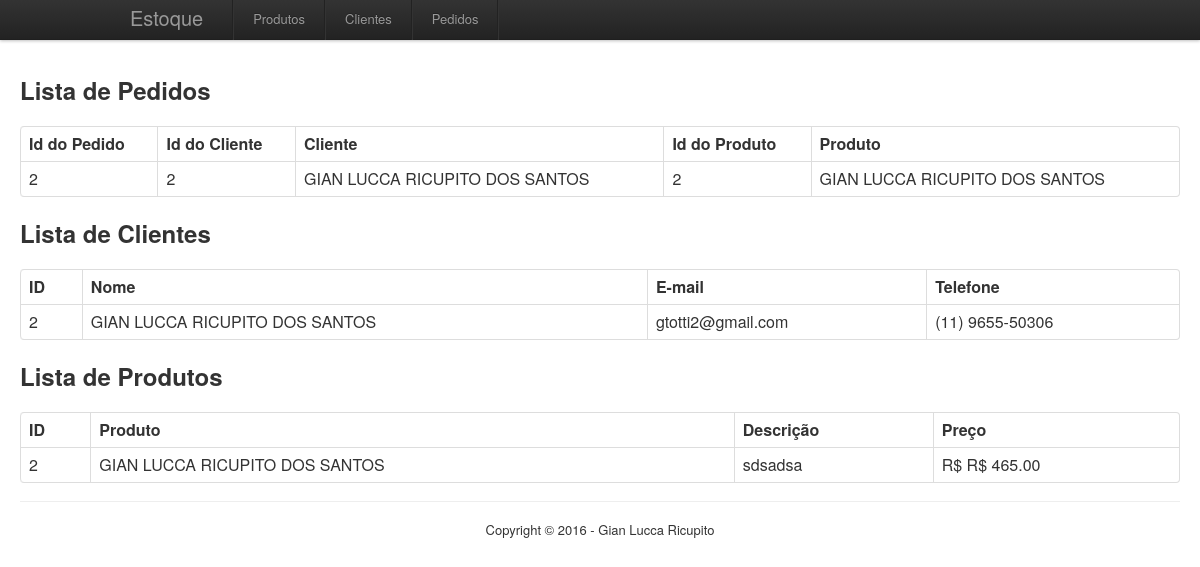
The page / on the database its author committed.
### tables this page shows
CREATE TABLE IF NOT EXISTS `pedido` (
  `id_pedido` int(50) NOT NULL,
  `id_produto` int(50) NOT NULL,
  `id_cliente` int(50) NOT NULL
);

CREATE TABLE IF NOT EXISTS `cliente` (
  `id` int(50) NOT NULL,
  `email_cliente` varchar(100) NOT NULL,
  `nome_cliente` varchar(100) NOT NULL,
  `telefone_cliente` text NOT NULL
);

CREATE TABLE IF NOT EXISTS `produto` (
  `id` int(50) NOT NULL,
  `nome_produto` varchar(100) NOT NULL,
  `descricao_produto` varchar(100) NOT NULL,
  `preco_produto` varchar(100) NOT NULL
);

### index.php (the view, shortened to what this page needs)
<?php
include "includes/header.php";
$lista_clientes = mysql_query("SELECT * FROM cliente ORDER BY id ASC");
$lista_pedidos = mysql_query("SELECT `pedido`.*, `produto`.`nome_produto`, `cliente`.`nome_cliente` FROM `pedido`
	LEFT JOIN `produto` ON `pedido`.`id_produto` = `produto`.`id`
    LEFT JOIN `cliente` ON `pedido`.`id_cliente` = `cliente`.`id`");
$lista_produtos = mysql_query("SELECT * FROM produto ORDER BY id ASC");
?>
	<body>
	<h2>Lista de Pedidos</h2><br>
	<table class="table table-bordered">
		<thead>
			<th>Id do Pedido</th>
			<th>Id do Cliente</th>
			<th>Cliente</th>
			<th>Id do Produto</th>
			<th>Produto</th>
		</thead>
		<tbody>
			<?php
				while($pedido = mysql_fetch_assoc($lista_pedidos)) {
			?>
			<tr>
				<td><?php echo $pedido['id_pedido']; ?></td>
				<td><?php echo $pedido['id_cliente']; ?></td>
				<td><?php echo $pedido['nome_cliente']; ?></td>
				<td><?php echo $pedido['id_produto']; ?></td>
				<td><?php echo $pedido['nome_produto']; ?></td>
			</tr>
			<?php }
			if ( $row_pedidos == 0 ){ echo "<tr><td colspan='6'>Nenhum pedido encontrado.</td></tr>"; } ?>
		</tbody>
	</table>
	<h2>Lista de Clientes</h2><br>
	<table class="table table-bordered">
		<thead>
			<th>ID</th>
			<th>Nome</th>
			<th>E-mail</th>
			<th>Telefone</th>
		</thead>
		<tbody>
			<?php
				while($cliente = mysql_fetch_assoc($lista_clientes)) {
			?>
			<tr>
				<td><?php echo $cliente['id']; ?></td>
				<td><?php echo $cliente['nome_cliente']; ?></td>
				<td><?php echo $cliente['email_cliente']; ?></td>
				<td><?php echo $cliente['telefone_cliente']; ?></td>
			</tr>
			<?php }
			if ( $row_clientes == 0 ){ echo "<tr><td colspan='5'>Nenhum cliente encontrado.</td></tr>"; } ?>
		</tbody>
	</table>
	<h2>Lista de Produtos</h2><br>
	<table class="table table-bordered">
	<thead>
		<th>ID</th>
		<th>Produto</th>
		<th>Descrição</th>
		<th>Preço</th>
	</thead>
	<tbody>
		<?php
			while($produtos = mysql_fetch_assoc($lista_produtos)) {
		?>
		<tr>
			<td><?php echo $produtos['id']; ?></td>
			<td><?php echo $produtos['nome_produto']; ?></td>
			<td><?php echo $produtos['descricao_produto']; ?></td>
			<td>R$ <?php echo $produtos['preco_produto']; ?></td>
		</tr>
		<?php }
		if ( $row_produtos == 0 ){ echo "<tr><td colspan='5'>Nenhum produto encontrado.</td></tr>"; } ?>
	</tbody>
</table>
	</body>
<?php
include "includes/footer.php";
?>

### includes/header.php (shortened to what this page needs)
<html lang="pt-br">
	<head>
		<link href="./assets/css/bootstrap.css" rel="stylesheet">
		<link type="text/css" href="./assets/css/jquery.css" rel="stylesheet" />
		<link type="text/css" href="./assets/css/jquery-ui-1.10.3.custom.css" rel="stylesheet" />
		<link type="text/css" href="./assets/css/jquery-ui-1.10.3.custom.min.css" rel="stylesheet" />
		<link rel="stylesheet" href="http://code.jquery.com/ui/1.10.3/themes/smoothness/jquery-ui.css" />
	</head>
	<body>
		<div class="navbar navbar-fixed-top">
			<div class="navbar-inner">
				<div class="container">
					<a class="brand" href="index.php">Estoque</a>
					<div class="nav-collapse">
						<ul class="nav">
							<li class="divider-vertical"></li>
							<li><a href="./produtoListar.php"> Produtos</a></li>
							<li class="divider-vertical"></li>
							<li><a href="./clienteListar.php"> Clientes</a></li>
							<li class="divider-vertical"></li>
							<li><a href="./pedidoListar.php">Pedidos</a></li>
							<li class="divider-vertical"></li>
						</ul>
					</div>
				</div>
			</div>
		</div>
		<div class="container-fluid">
		<br><br><br><br>

### includes/footer.php (shortened to what this page needs)
<hr>
</div>
      <footer align="center">
		<p align="center">Copyright &copy; 2016 - Gian Lucca Ricupito</p>
      </footer>
  </body>
</html>

### rows shown on the page
pedido: id_pedido "2", id_cliente "2", id_cliente.nome_cliente "GIAN LUCCA RICUPITO DOS SANTOS", id_produto "2", id_produto.nome_produto "GIAN LUCCA RICUPITO DOS SANTOS"
cliente: id "2", nome_cliente "GIAN LUCCA RICUPITO DOS SANTOS", email_cliente "gtotti2@gmail.com", telefone_cliente "(11) 9655-50306"
produto: id "2", nome_produto "GIAN LUCCA RICUPITO DOS SANTOS", descricao_produto "sdsadsa", preco_produto "R$ 465.00"
